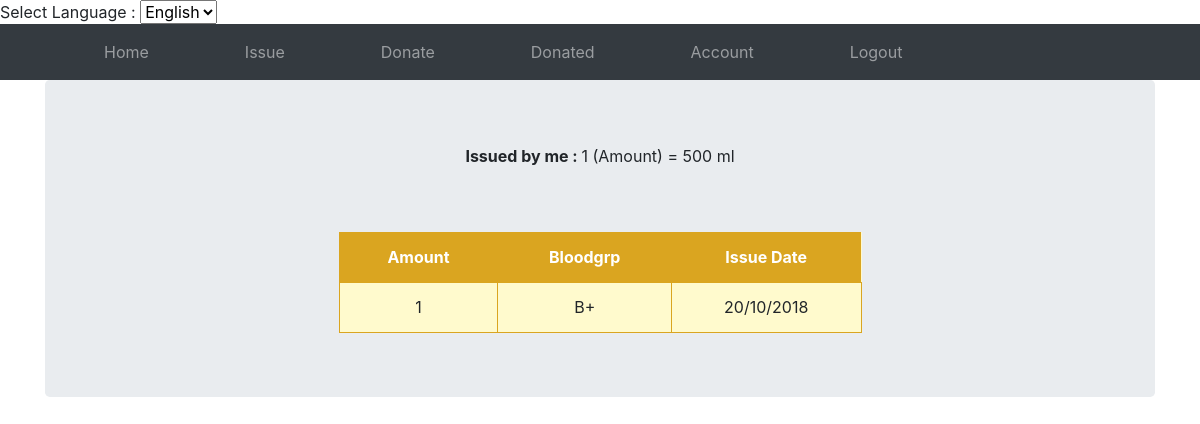
The app's page /transactions.php (signed in) with its own data.
### tables this page shows
CREATE TABLE `issue` (
  `issue_id` int(11) NOT NULL,
  `amount` int(10) NOT NULL,
  `bloodgrp` varchar(3) NOT NULL,
  `id` int(11) DEFAULT NULL,
  `issue_dt` varchar(10) NOT NULL
);

### transactions.php (the view, shortened to what this page needs)
<!DOCTYPE html>
<html lang="en" dir="ltr">
  <head>
    <link rel="stylesheet" href="index.css" type="text/css">
    <link rel="stylesheet" href="https://stackpath.bootstrapcdn.com/bootstrap/4.1.3/css/bootstrap.min.css">
  </head>
  <body>
 <form method='get' action='' id='form_lang' class="hidden" >
   Select Language : <select name='lang' onchange='changeLang();' >
   <option value='en' <?php if(isset($_SESSION['lang']) && $_SESSION['lang'] == 'en'){ echo "selected"; } ?> >English</option>
  </select>
 </form>
    <nav class="navbar navbar-expand-md navbar-dark bg-dark ">
        <ul class="navbar-nav">
          <li class="nav-item"> <a href="homepage.php" class="nav-link"><?=_HOME?> </a> </li>
          <li class="nav-item"> <a href="issue.php" class="nav-link"><?=_ISSUE?> </a> </li>
          <li class="nav-item"> <a href="donate.php" class="nav-link"> <?=_DONATE?> </a> </li>
          <li class="nav-item"> <a href="transaction.php" class="nav-link"><?=_DONATED?></a> </li>
          <li class="nav-item"> <a href="account.php" class="nav-link"> <?=_ACCOUNT?> </a> </li>
          <li class="nav-item"> <a href="logout.php" class="nav-link"><?=_LOGOUT?></a> </li>
        </ul>
    </nav>
    <div class="container">
      <div class="jumbotron">
        <p style='text-align:center;'><b><?=_CONTENT9?> : </b>1 (<?=_AMOUNT?>) = 500 ml</p>
        <?php
          include 'dbh.php';
            $person = $_SESSION['id'];
            $nsql = "SELECT amount,bloodgrp,issue_dt FROM issue where id = '$person'";
            $stock = mysqli_query($conn,$nsql);
            echo"<table align='center' style='width: 50%;background-color: lemonchiffon;
  border-collapse: collapse; ' >";
            echo"<tr style='text-align:center;'>
                    <th style='padding-left:20px;padding-right:20px;height: 50px;text-align:center;background-color: goldenrod;
color: white; '>Amount</th>
                    <th style='padding-left:20px;padding-right:20px;height: 50px;text-align:center;background-color: goldenrod;
color: white; '>Bloodgrp</th>
                    <th style='padding-left:20px;padding-right:20px;height: 50px;text-align:center;background-color: goldenrod;
color: white; '>Issue Date</th>";
                while($row = mysqli_fetch_assoc($stock)){
                  echo "<tr style='text-align:center;border: 1px solid black;'><td style='height: 50px;text-align:center;border: 1px solid goldenrod;'>" . $row['amount'] . "</td>
                        <td style='height: 50px;text-align:center;border: 1px solid goldenrod;'>" . $row['bloodgrp'] . "</td><td style='height: 50px;text-align:center;border: 1px solid goldenrod;'>" . $row['issue_dt'] . "</td>
                  </tr>";
                }
              echo"<br><br>";
        ?>
      </div>
</div>
  </body>
</html>

### index.css (style rules this page uses)
.navbar li { padding-left: 80px; }
table { margin-left: 25%; }

### records on screen
issue: amount "1", bloodgrp "B+", issue_dt "20/10/2018"

### other values on screen
_HOME "Home"
_ISSUE "Issue"
_DONATE "Donate"
_DONATED "Donated"
_ACCOUNT "Account"
_LOGOUT "Logout"
_CONTENT9 "Issued by me"
_AMOUNT "Amount"
